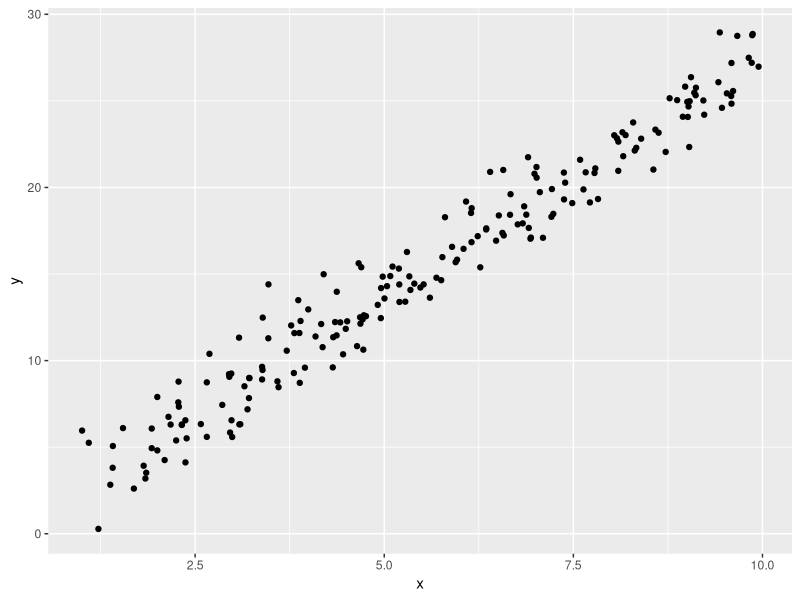
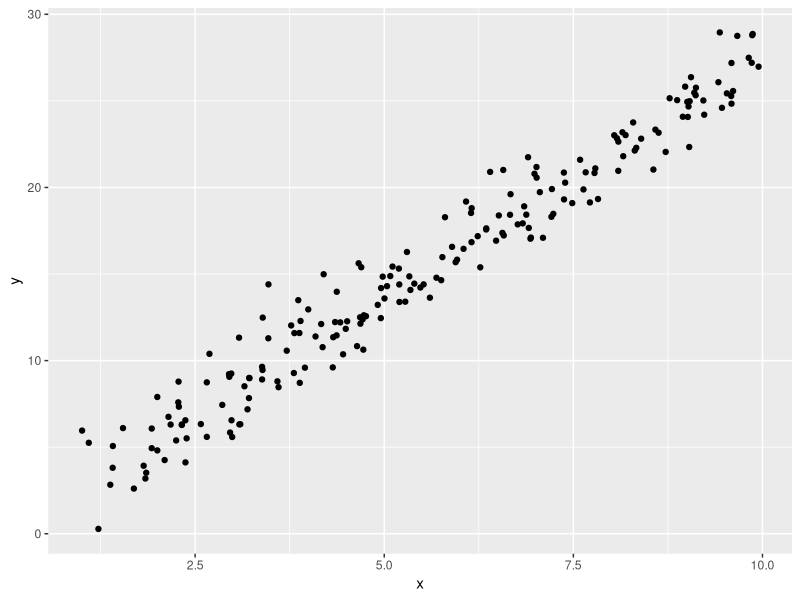

Source code (R) for these figures, in order:
library(tidyverse)
library(ggplot2)

?ecdf
###########
#question 1
###########
set.seed(123) #setting seed
data <- unlist(rcauchy(1000, location = 0, scale = 1)) #initilising data
ECDF <- ecdf(data) #getting the empirical distiribution function
empiricalCDF <-ECDF(data)
D <- max(abs(empiricalCDF - pnorm(data))) #getting the D statistic

a = 0 #initialising "a" which counts the sum
x <- D #setting x in the formula to our D statistic
for (k in 1:10000){ #for loop is the sum in formula, using 10,000 as a stand in for inf
  b = exp(-(((2*k)-1)^2)*(pi^2)/(8*(x^2))) #the part getting summed over
  a = a+b #increase a for the value
  }
c = (sqrt(2*pi)/x)*a #multiply by not summed part
c

print(ks.test(empiricalCDF, pnorm(data)))
######################
#Question 2
##################

set.seed(123) #initialisng seed again
data <- data.frame(x = runif(200,1,10)) #generating x column
data$y <- 0 +2.75*data$x + rnorm(200,0,1.5) #generating y column
print(summary(lm(data$y~data$x))) #getting the a and B with the lm function
ggplot(data, aes(x,y))+ #graphing y against x 
  geom_point() #even if i didnt have the results from lm. I could use the graph
ggsave("hw1_graph.png", width = 5, height = 4, units = 'in', dpi = 300)#to guess initail parameters



ols_reg_func <- function(theta, y, x){ #creating the function to be optomised
  a <- theta[1] #it is a linear regression with one independent variable
  B <- theta[2] #thus it is only a function of alpha and beta
  sigma <- theta[3] #the standard deviation of errors is needed for optomisation too
  
  Res = y-a-B*x #the classic linear regression formula for the residuals
  -sum(dnorm(Res,mean = 0, sigma, log = TRUE)) #and the quasi random distribution of residuals
}

a_guess <- 0.1 #from the graph I know that both alpha and beta are low
B_guess <- 0.1 #this is just setting initaial terms to optomise from
sigma_guess <- 0.1 #I think I need to be careful to keep these under the actual values of the parameters
#otherwise the newton raphson will look for a local miinimum many sd away


#putting the function, data and initial guesses into optim() function
optim_results <- optim(fn = ols_reg_func,par = c(a = a_guess, B = B_guess, sigma = sigma_guess), 
                       y = data$y,x = data$x,method = "BFGS") #setting optim to use BFGS

print(optim_results$par)#printing results




#?glm


#ggplot(data, aes(x,y))+
 # geom_point()

#a <-  seq(from = 0,to = 5, by = (1-0)/1000)
#b <-  seq(from = 1.5, to = 2.5, by = (2.5-1.5)/1000)

#print(b)
#print(a)

#linear.lik <- function(theta, y, X){
 # n <- nrow(X)
  #k <- ncol(X)
  #beta <- theta[1:k]
  #sigma2 <- theta[k+1]^2
  #e <- 
#}
#lem <- lm(data$x~data$y, method = "BNFS")
#?ols
#METHOD = BNFS
#formula = 
#glm(formula = formula, family = "gaussian", data = data, method = "BNFS")

#install.packages("aplore3")
#library(aplore3)
#Define our liklihood function we like to optimise